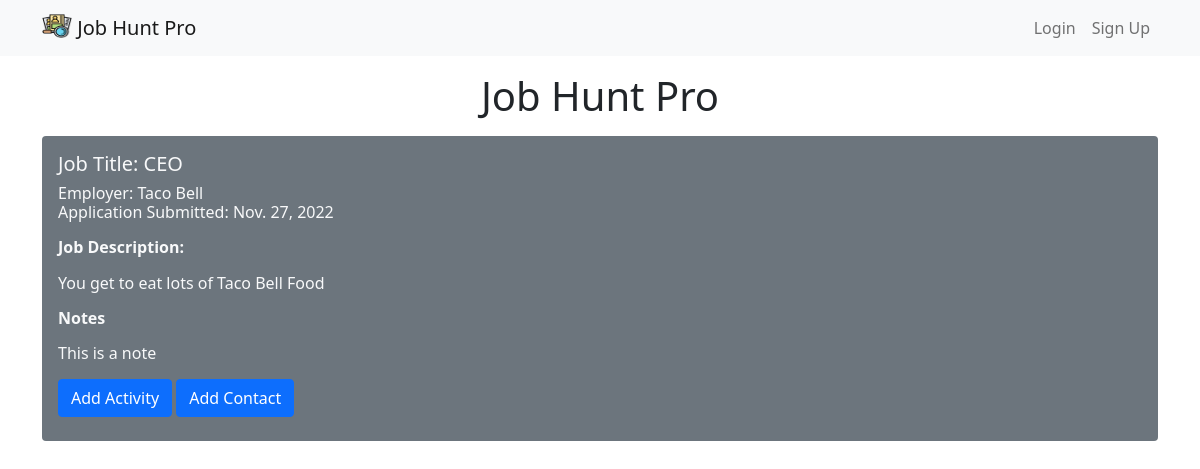
The app's page /detail/2 with its own data.
### jobhunt/models.py (models this page shows, shortened)
class Job(models.Model):
    employer = models.CharField(max_length=100)
    job_title = models.CharField(max_length=100, blank=True)
    job_description = models.TextField(blank=True)
    notes = models.TextField(blank=True)
    application_date = models.DateField(auto_now_add=True)
    user = models.ForeignKey(User, on_delete=models.CASCADE)

### jobhunt/views.py (the view)
# urls.py: path('detail/<int:job_id>', views.job_detail, name='job_detail'),
def job_detail(request, job_id):
    job = get_object_or_404(Job, pk=job_id)
    return render(request, 'jobhunt/pages/job_detail.html', {'job': job })

### jobhunt/templates/jobhunt/pages/job_detail.html (shortened to what this page needs)
{% extends "base.html"  %}
{% block content %}
    <h1 class="my-3 text-center">Job Hunt Pro</h1>
    <div class="container text-light">
        <div class="container-fluid p-3 my-3 bg-secondary rounded">
            <h5>Job Title: {{ job.job_title }}</h5>
            <h6>Employer: {{ job.employer }}
            <p>Application Submitted: {{ job.application_date }}
            <p><strong>Job Description:</strong></p>
            <p>{{ job.job_description|linebreaks }}</p>
            {% if job.notes %}
                <p><strong>Notes</strong></p>
                <p>{{ job.notes|linebreaks }}</p>
            {% endif %}
            <a href="{% url 'jobhunt:add_activity' job.id %}" class="btn btn-primary">
                Add Activity
            </a>
            <a href="{% url 'jobhunt:add_contact' job.id %}" class="btn btn-primary">
                Add Contact
            </a>
        </div>
    </div>
{% endblock %}

### records on screen
Job: job_title "CEO", employer "Taco Bell", application_date "Nov. 27, 2022", job_description "You get to eat lots of Taco Bell Food", notes "This is a note"
